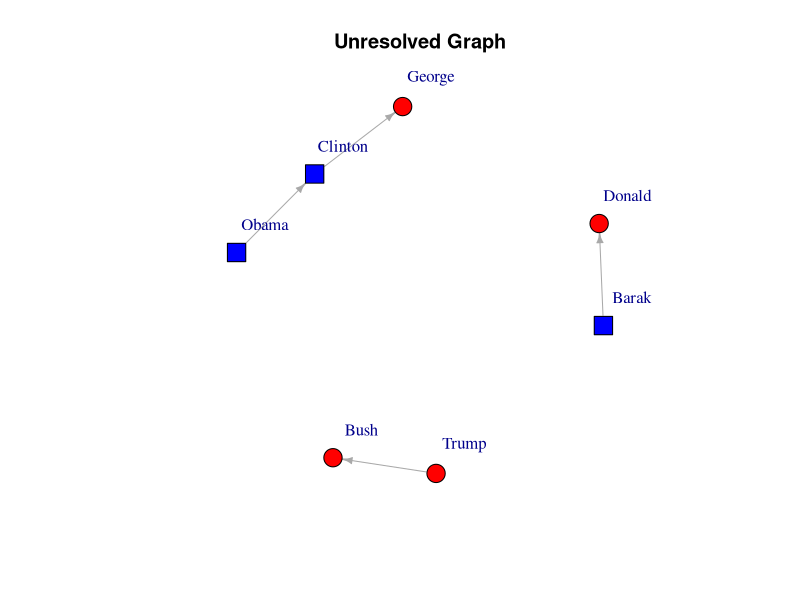
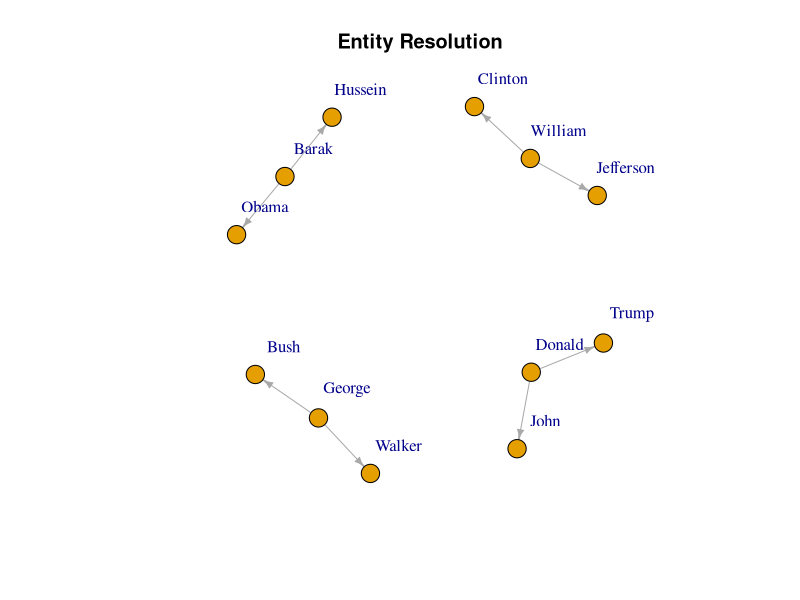
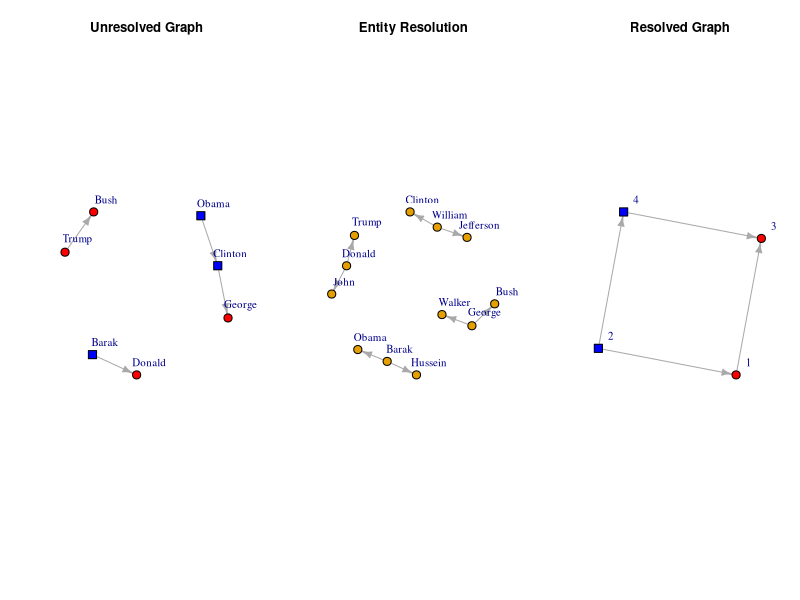

R code for these plots, in order:
library(igraph)
library(dplyr)

#################################
# Unresolved Network Interactions
#################################
el <- tibble(source = c("Barak", "Trump", "Obama", "Clinton"),
             target = c("Donald", "Bush", "Clinton", "George"))

g0 <- graph_from_data_frame(el)
party_df <- tibble(name = c("Barak", "Clinton", "Obama", 
                            "Trump", "George", "Donald", "Bush"),
                   party = c("Democrat", "Democrat", "Democrat", 
                             "Republican", "Republican", "Republican", "Republican"))
nl <- data_frame(name = V(g0)$name)
nl <- nl %>% left_join(party_df, by = "name") %>%
  mutate(color = if_else(party == "Republican", "red", "blue"),
         shape = if_else(party == "Republican", "circle", "square"))
V(g0)$color <- nl$color
V(g0)$shape <- nl$shape
plot(g0, vertex.size = 10, vertex.label.dist = 3, 
     edge.arrow.size = 0.5, main = "Unresolved Graph")

##################
# Resolve Entities
##################
name_info <- tibble(first_name = c("Donald", "Donald",  
                                   "Barak", "Barak", 
                                   "George", "George",
                                   "William", "William"),
                    other_name = c("John", "Trump", 
                                   "Hussein", "Obama",
                                   "Walker", "Bush",
                                   "Jefferson", "Clinton"))
g1 <- graph_from_data_frame(name_info)
entity_list <- tibble(entity_id = components(g1)$membership,
                      name = names(components(g1)$membership))
entity_list_collapsed <- entity_list %>% left_join(party_df, by = "name") %>%
  group_by(entity_id) %>%
  summarize(name = paste0(name, collapse = " "),
            party = paste0(party %>% unique() %>% na.omit(), collapse = ", "))
plot(g1, vertex.size = 10, vertex.label.dist = 3, 
     edge.arrow.size = 0.5, main = "Entity Resolution")

###############################
# Resolved Network Interactions
###############################
transformed_el <- el %>% 
  left_join(entity_list, by = c("source" = "name")) %>% rename(source_entity_id = entity_id) %>%
  left_join(entity_list, by = c("target" = "name")) %>% rename(target_entity_id = entity_id) 
g2 <- graph_from_data_frame(transformed_el %>% select(source_entity_id, target_entity_id))
nl <- data_frame(entity_id = V(g2)$name %>% as.integer())
nl <- nl %>% left_join(entity_list_collapsed, by = c("entity_id")) %>%
  mutate(color = if_else(party == "Republican", "red", "blue"),
         shape = if_else(party == "Republican", "circle", "square"))
V(g2)$color <- nl$color
V(g2)$shape <- nl$shape

par(mfrow=c(1,3))
plot(g0, vertex.size = 10, vertex.label.dist = 3, edge.arrow.size = 0.5, main = "Unresolved Graph")
plot(g1, vertex.size = 10, vertex.label.dist = 3, edge.arrow.size = 0.5, main = "Entity Resolution")
plot(g2, vertex.size = 10, vertex.label.dist = 3, edge.arrow.size = 0.5, main = "Resolved Graph")